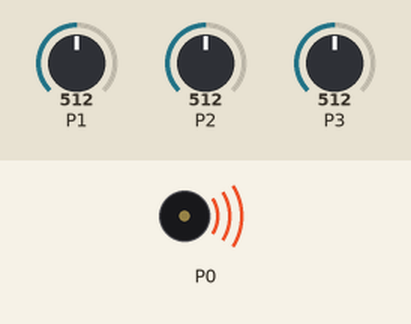
A program run on a simulated BBC micro:bit (MakeCode). Parts: buzzer (waves = sounding). The inputs (shaded band) are chosen by the test bench; at power-on: P1 = 512, P2 = 512, P3 = 512 (analog values on the 0–1023 scale).

Above: at 0.7 s.
Timing chart, 0 to 3.5 s (numbered marks = the images above):
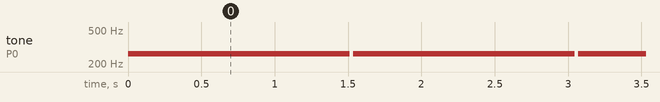

The program:

main.ts
```typescript
radio.onReceivedNumber(function (receivedNumber) {
    if (receivedNumber == 1) {
        light1 = -1 * light1
    }
})
let light1 = 0
radio.setGroup(1)
let strip = neopixel.create(DigitalPin.P1, 1, NeoPixelMode.RGB)
strip.showColor(neopixel.colors(NeoPixelColors.Black))
light1 = -1
basic.forever(function () {
    if (pins.analogReadPin(AnalogPin.P3) > 35) {
        music.playTone(262, music.beat(BeatFraction.Whole))
    }
    if (pins.analogReadPin(AnalogPin.P1) > 35) {
        music.playTone(262, music.beat(BeatFraction.Whole))
    }
    if (pins.analogReadPin(AnalogPin.P2) > 35) {
        music.playTone(262, music.beat(BeatFraction.Whole))
    }
})
```

test.ts
```typescript
// Tady jsou testy. Při použití tohoto balíčku jako rozšíření nebude zkompilováno.
```

Measured:
- by itself, tone on P0: alternates 262 Hz for 1.5 s and silent for 0.03 s
